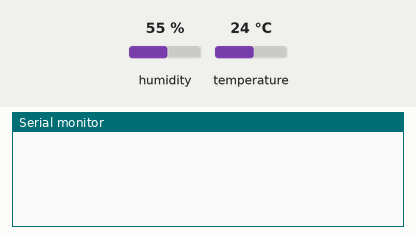
Bench run of a sketch on a simulated ESP32. Parts: the last lines printed to the serial monitor. The inputs (shaded band) are chosen by the test bench; at power-on: humidity 55 %, temperature 24 °C. WiFi joins after 1.5 s; servers stay silent unless stated.

Above: at 3.0 s.
3.1 s: humidity set to 22 %
At 7.1 s:
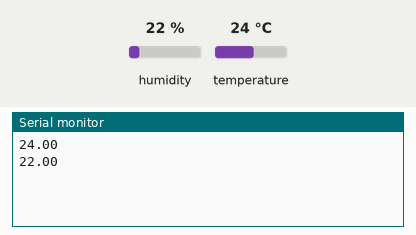
8.3 s: temperature set to 12 °C
9.8 s: humidity set to 40 %
At 12.2 s:
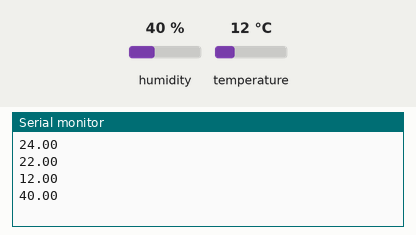
Timing chart, 0 to 13.7 s (numbered marks = the images above; inputs shaded):
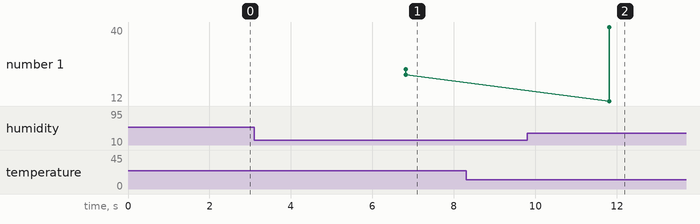

The sketch:

week07_led02_dht_to_blynk.ino
```cpp
#define BLYNK_PRINT Serial
#include <WiFi.h>
#include <WiFiClient.h>
#include <BlynkSimpleEsp32.h>
#include "DHTesp.h"
char auth[] = "7g05BDyCQD6pVBK-BXVnsRhqUwZuqnlL";

char ssid[] = "ion00";
char pass[] = "ion12345";
DHTesp dht;
BlynkTimer timer;
void setup()
{
  Serial.begin(9600);
  Blynk.begin(auth, ssid, pass);
  dht.setup(23, DHTesp::DHT11);
  timer.setInterval(5000L, sendSensor);
}

void loop()
{
  Blynk.run();
  timer.run();
}

void sendSensor()
{
  float humidity = dht.getHumidity();
  float temperature = dht.getTemperature();
  Serial.println(temperature);
  Serial.println(humidity);
  if (isnan(humidity) || isnan(temperature)) {
    Serial.println("Failed to read from DHT sensor!");
    return;
  }
  Blynk.virtualWrite(V0, temperature);
  Blynk.virtualWrite(V1, humidity);
}
```

Measured:
- after the input at 3.1 s, the serial monitor: prints a new line after 3.7 s (image 1)
- after the input at 9.8 s, the serial monitor: prints a new line after 2.0 s (image 2)
- plotted number 1: 22 → 40 after the input at 9.8 s
